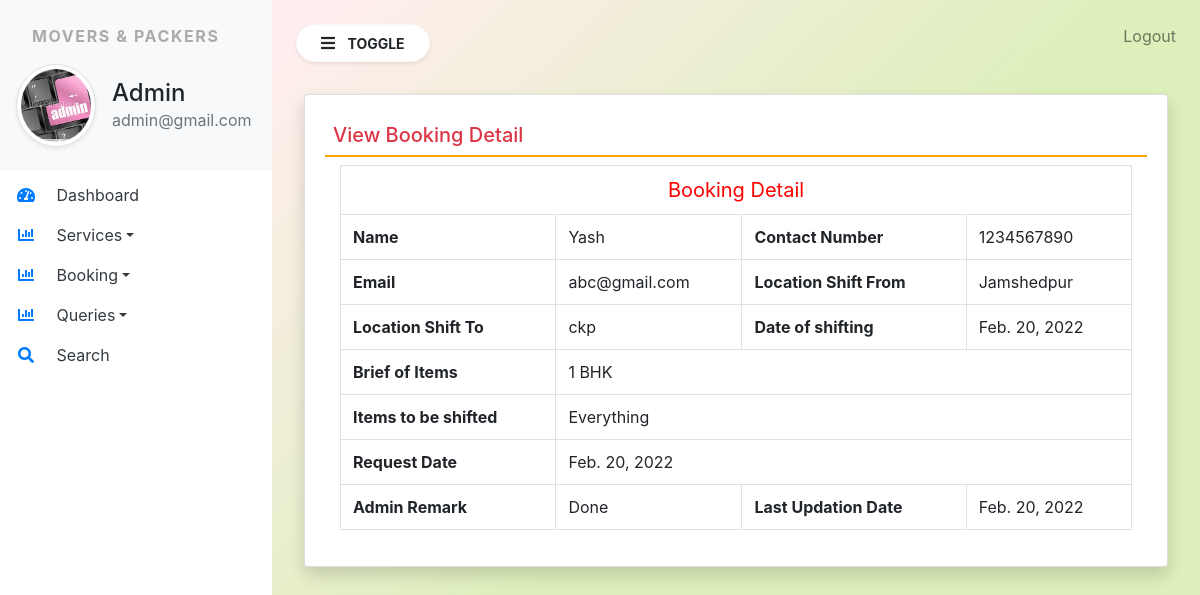
Page /view_bookingdetail/2 (signed in) on the committed database.
### moverspackers/models.py (models this page shows, shortened)
class SiteUser(models.Model):
    name = models.CharField(max_length=100,null=True)
    email = models.CharField(max_length=100,null=True)
    mobile = models.CharField(max_length=15,null=True)
    location = models.CharField(max_length=200,null=True)
    shiftinglocation = models.CharField(max_length=200,null=True)
    shiftingdate = models.DateField(max_length=200,null=True)
    briefitems = models.CharField(max_length=100,null=True)
    items = models.CharField(max_length=3000,null=True)
    requestdate = models.DateField(null=True)
    remark = models.CharField(max_length=500,null=True)
    status = models.CharField(max_length=30,null=True)
    updationdate = models.DateField(null=True)

### moverspackers/views.py (the view, shortened to what this page needs)
# urls.py: path('view_bookingdetail/<int:pid>',view_bookingdetail,name="view_bookingdetail"),
def view_bookingdetail(request,pid):
    if not request.user.is_authenticated:
        return redirect('admin_login')
    error = ""
    booking = SiteUser.objects.get(id=pid)
    return render(request,'view_bookingdetail.html',locals())

### moverspackers/templates/view_bookingdetail.html (shortened to what this page needs)
{% extends 'admin_base.html' %}
{% block main %}
<div class="card shadow m-2">
    <div class="card-body">
        <h5 class="p-2 text-danger" style="border-bottom: 2px solid orange;">View Booking Detail</h5>
        <div class="container-fluid">
            <table class="table table-bordered">
               <tr align="center">
                   <td colspan="4" style="font-size: 20px; color: red;"> Booking Detail</td>
               </tr>
               <tr>
                   <th>Name</th>
                   <td>{{booking.name}}</td>
                   <th>Contact Number</th>
                   <td>{{booking.mobile}}</td>
               </tr>
               <tr>
                <th>Email</th>
                <td>{{booking.email}}</td>
                <th>Location Shift From</th>
                <td>{{booking.location}}</td>
               </tr>
               <tr>
                <th>Location Shift To</th>
                <td>{{booking.shiftinglocation}}</td>
                <th>Date of shifting</th>
                <td>{{booking.shiftingdate}}</td>
               </tr>
               <tr>
                <th colspan="1">Brief of Items</th>
                <td colspan="3">{{booking.briefitems}}</td>
                </tr>
                <tr>
                <th colspan="1">Items to be shifted</th>
                <td colspan="3">{{booking.items}}</td>
               </tr>
               <tr>
                <th>Request Date</th>
                <td colspan="3">{{booking.requestdate}}</td>
               </tr>
               {% if not booking.remark %}
               <form method="post">
                   {%csrf_token %}
                   <tr>
                       <th>Admin Remark</th>
                       <td colspan="3"><textarea name="remark" class="form-control" required></textarea></td>
                   </tr>
                   <tr>
                    <th>&nbsp;</th>
                    <td colspan="3"><button type="submit" class="btn btn-primary" >Update</button></td>
                </tr>
               </form>
               {% else %}
               <tr>
                <th>Admin Remark</th>
                <td>{{booking.remark}}</td>
                <th>Last Updation Date</th>
                <td>{{booking.updationdate}}</td>
               </tr>
               {% endif %}
            </table>
        </div>
    </div>
</div>
{% endblock %}

### moverspackers/templates/admin_base.html (shortened to what this page needs)
{% load static %}
<html>
<head>
  <link rel="stylesheet" href="https://cdn.jsdelivr.net/npm/bootstrap@4.6.1/dist/css/bootstrap.min.css">
  <link rel="stylesheet" href="{% static 'css/sidebar.css' %}">
  <link rel="stylesheet" href="https://use.fontawesome.com/releases/v5.7.0/css/all.css">
<link rel="stylesheet" href="https://cdn.datatables.net/1.11.4/css/jquery.dataTables.min.css">
<link rel="stylesheet" href="https://cdn.datatables.net/buttons/2.2.2/css/buttons.dataTables.min.css">
</head>
<body>
    <div class="bg-white vertical-nav" id="sidebar">
        <div class="bg-light py-4 px-3 mb-1">
            <p class="font-weight-bold text-uppercase px-3 sidebar-title">Movers & Packers</p>
            <div class="media d-flex align-items-center">
                <img src="{% static 'images/admin.jpg' %}" alt="" width="80px" height="80px" class="mr-3 rounded-circle img-thumbnail shadow-sm">
                <div class="media-body">
                    <h4 class="mb-0">Admin</h4>
                    <p class="text-muted mb-0">{{request.user.email}}</p>
                </div>
            </div>
        </div>
        <ul class="nav flex-column bg-white">
            <li class="nav-item">
                <a href="{% url 'admin_home' %}" class="nav-link text-dark bg-white">
                    <i class="fas fa-tachometer-alt fa-fw mr-3 text-primary"></i>
                    Dashboard</a>
            </li>
            <li class="nav-item dropdown">
                <a href="#" class="dropdown-toggle nav-link text-dark bg-white" id='navbardrop' data-toggle='dropdown'>
                    <i class="fas fa-chart-bar fa-fw mr-3 text-primary"></i>
                    Services</a>
            </li>
            <li class="nav-item dropdown">
                <a href="#" class="dropdown-toggle nav-link text-dark bg-white" id='navbardrop' data-toggle='dropdown'>
                    <i class="fas fa-chart-bar fa-fw mr-3 text-primary"></i>
                    Booking</a>
            </li>
            <li class="nav-item dropdown">
                <a href="#" class="dropdown-toggle nav-link text-dark bg-white" id='navbardrop' data-toggle='dropdown'>
                    <i class="fas fa-chart-bar fa-fw mr-3 text-primary"></i>
                    Queries</a>
            </li>
            <li class="nav-item">
                <a href="{% url 'search' %}" class="nav-link text-dark bg-white">
                    <i class="fa fa-search fa-fw mr-3 text-primary"></i>
                    Search</a>
            </li>
        </ul>
    </div>
    <div class="page-content p-4" id="content">
        <a href="{% url 'logout' %}" title="logout" class="text-black-50 float-right">Logout</a>
        <button id="sidebarCollapse" type="button" class="btn btn-light bg-white rounded-pill shadow-sm px-4 mb-4">
            <i class="fas fa-bars mr-2"></i>
            <small class="text-uppercase font-weight-bold">Toggle</small></button>
        {% block main %}
        {% endblock %}
    </div>
</body>
</html>

### moverspackers/static/css/sidebar.css (style rules this page uses)
.sidebar-title { letter-spacing: 0.1em; color: #aaa; }
body { background-image: linear-gradient(135.9deg,rgb(255, 238, 238) 16.4%,rgba(221, 239, 187, 1) 56.1%); min-height: 100vh; }
.vertical-nav { min-width: 17rem; width: 17rem; height: 100vh; position: fixed; top: 0; left: 0; transition: all 0.4s; }
.page-content { width: calc(100%-17rem); margin-left: 17rem; transition: all 0.4s; }

### rows in the picture
SiteUser: name "Yash", mobile "1234567890", email "abc@gmail.com", location "Jamshedpur", shiftinglocation "ckp", shiftingdate "Feb. 20, 2022", briefitems "1 BHK", items "Everything", requestdate "Feb. 20, 2022", remark "Done", updationdate "Feb. 20, 2022"

### other values in the picture
{{ request.user.email }} "admin@gmail.com"
